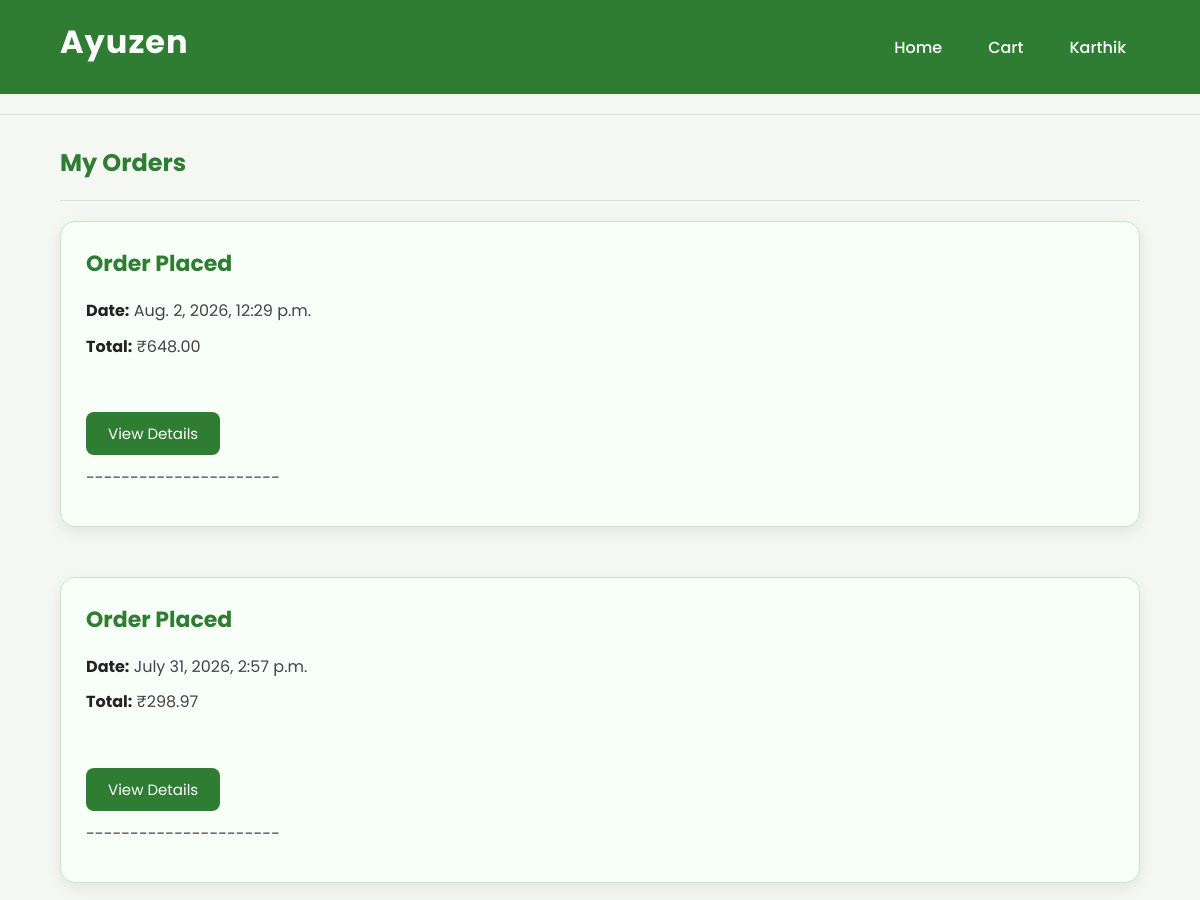
Before: /orders/ (signed in, upper part) with the older database file.
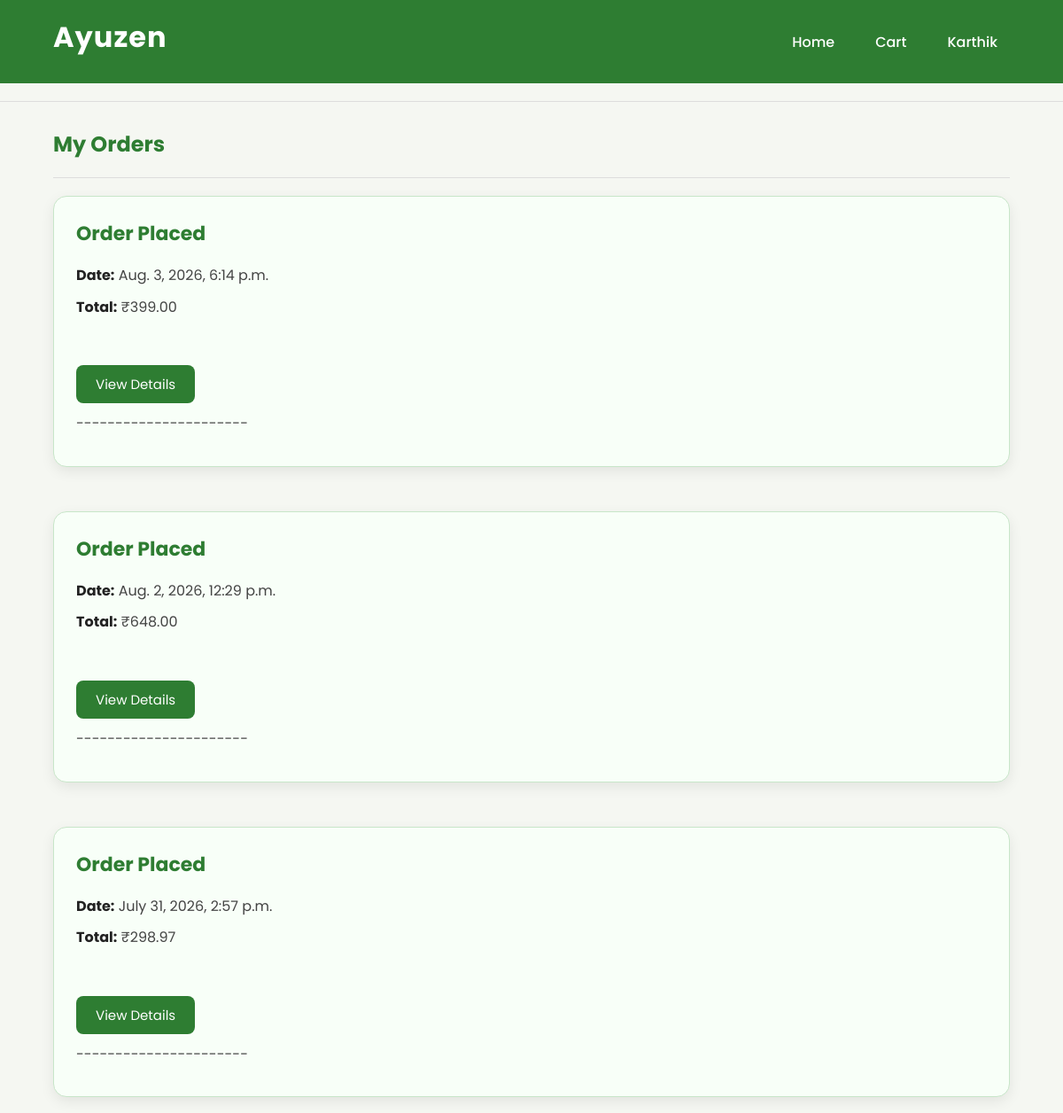
After: the same page with the newer database file.
### orders/models.py (models this page shows, shortened)
class Order(models.Model):
    STATUS_CHOICES = [
        ('Pending', 'Pending'),
        ('Shipped', 'Shipped'),
        ('Delivered', 'Delivered'),
    ]
    user = models.ForeignKey(
        User,
        on_delete=models.CASCADE
    )
    order_date = models.DateTimeField(
        auto_now_add=True
    )
    total_amount = models.DecimalField(
        max_digits=10,
        decimal_places=2
    )
    status = models.CharField(
        max_length=20,
        choices=STATUS_CHOICES,
        default='Pending'
    )

### orders/views.py (the view)
# urls.py: path('', views.my_orders, name='my_orders'),
@login_required
def my_orders(request):
    orders = Order.objects.filter(
        user=request.user
    ).order_by('-order_date')
    context = {
        'orders': orders
    }
    return render(
        request,
        'my_orders.html',
        context
    )

### templates/my_orders.html
{% extends 'base.html' %}
{% block content %}
<div class="container">
    <h2>My Orders</h2>
    <hr>
    {% if orders %}
        {% for order in orders %}
            <div class="order-card">
                <h3>Order Placed</h3>
                <p><strong>Date:</strong> {{ order.order_date }}</p>
                <p><strong>Total:</strong> ₹{{ order.total_amount }}</p>
                <br>
                <a href="{% url 'order_detail' order.id %}">
                    <button>View Details</button>
                </a>
                <p>----------------------</p>
            </div>
            <br>
        {% endfor %}
    {% else %}
        <h3>No Orders Yet</h3>
        <br>
        <a href="/">
            <button>Continue Shopping</button>
        </a>
    {% endif %}
</div>
{% endblock %}

Changed rows visible on the page:
added Order: order_date "Aug. 3, 2026, 6:14 p.m.", total_amount "399.00"
